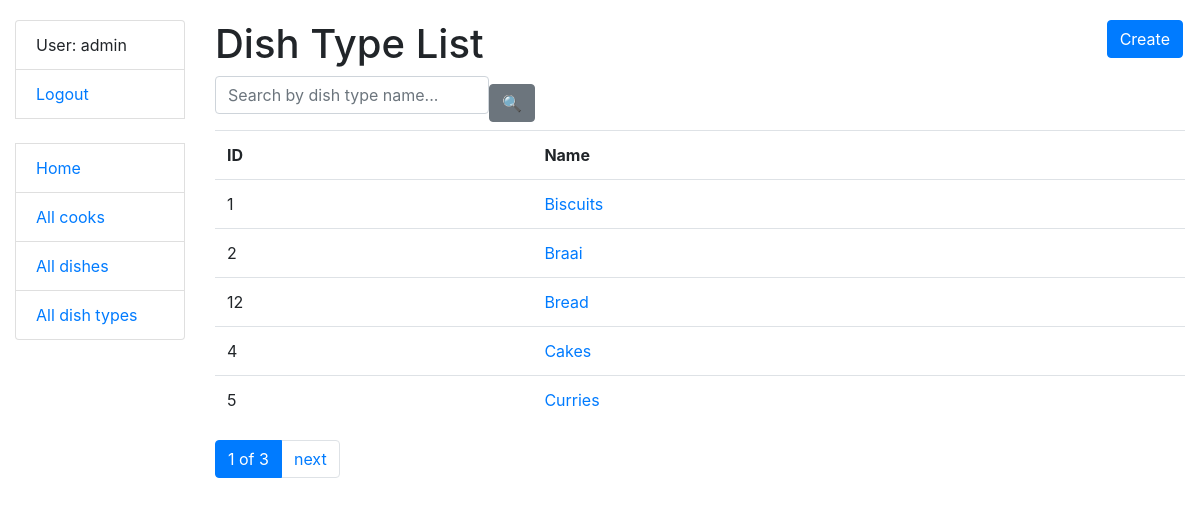
Screenshot of /dish-types/ (signed in) with the database file from the repository.
### kitchen/models.py (models this page shows, shortened)
class Cook(AbstractUser):
    years_of_experience = models.IntegerField(null=True, blank=True)
    class Meta:
        ordering = ["username"]

class DishType(models.Model):
    name = models.CharField(max_length=255, unique=True)
    class Meta:
        ordering = ["name"]
    def get_absolute_url(self):
        return reverse("kitchen:dish-type-detail", kwargs={"pk": self.pk})

### kitchen/views.py (the view)
class DishTypeListView(LoginRequiredMixin, generic.ListView):
    model = DishType
    paginate_by = 5
    template_name = "kitchen/dish_type_list.html"
    context_object_name = "dish_type_list"
    def get_context_data(self, *, object_list=None, **kwargs):
        context = super(DishTypeListView, self).get_context_data(**kwargs)
        name = self.request.GET.get("name", "")
        context["search_form"] = DishTypeSearchForm(initial={"name": name})
        return context
    def get_queryset(self):
        queryset = DishType.objects.all()
        form = DishTypeSearchForm(self.request.GET)
        if form.is_valid():
            return queryset.filter(name__icontains=form.cleaned_data["name"])
        return queryset

### kitchen/forms.py
class DishTypeSearchForm(forms.Form):
    name = forms.CharField(
        max_length=255,
        required=False,
        label="",
        widget=forms.TextInput(
            attrs={"placeholder": "Search by dish type name..."}
        ),
    )

### templates/kitchen/dish_type_list.html
{% extends "base.html" %}
{% block content %}
    <h1>
      Dish Type List
      <a href="{% url "kitchen:dish-type-create" %}" class="btn btn-primary link-to-page">
        Create
      </a>
    </h1>
    {% include "includes/search_form.html" %}
    {% if dish_type_list %}
      <table class="table">
        <tr>
          <th>ID</th>
          <th>Name</th>
        </tr>
        {% for dish_type in dish_type_list %}
          <tr>
            <td>{{ dish_type.id }}</td>
            <td><a href="{{ dish_type.get_absolute_url }}">{{ dish_type.name }}</a></td>
          </tr>
        {% endfor %}
      </table>
    {% else %}
      <p>There are no dish types in kitchen</p>
    {% endif %}
{% endblock %}

### templates/includes/sidebar.html
<ul class="sidebar-nav list-group">
  {% if user.is_authenticated %}
    <li class="list-group-item">User: {{ user.username }}</li>
    <li class="list-group-item"><a href="{% url 'logout' %}">Logout</a></li>
  {% else %}
    <li class="list-group-item"><a href="{% url 'login' %}">Login</a></li>
  {% endif %}
  <br>
  <li class="list-group-item"><a href="{% url 'kitchen:index' %}">Home</a></li>
  <li class="list-group-item"><a href="{% url 'kitchen:cook-list' %}">All cooks</a></li>
  <li class="list-group-item"><a href="{% url 'kitchen:dish-list' %}">All dishes</a></li>
  <li class="list-group-item"><a href="{% url 'kitchen:dish-type-list' %}">All dish types</a></li>
</ul>

### static/css/styles.css (style rules this page uses)
body { margin-top: 20px; }
.link-to-page { float: right; margin: 0 2px 0 2px; }

### rows the page displays
Cook: username "admin"
DishType: id "1", name "Biscuits"
DishType: id "2", name "Braai"
DishType: id "12", name "Bread"
DishType: id "4", name "Cakes"
DishType: id "5", name "Curries"

### other values shown
{{ page_obj.number }} "1"
{{ paginator.num_pages }} "3"
